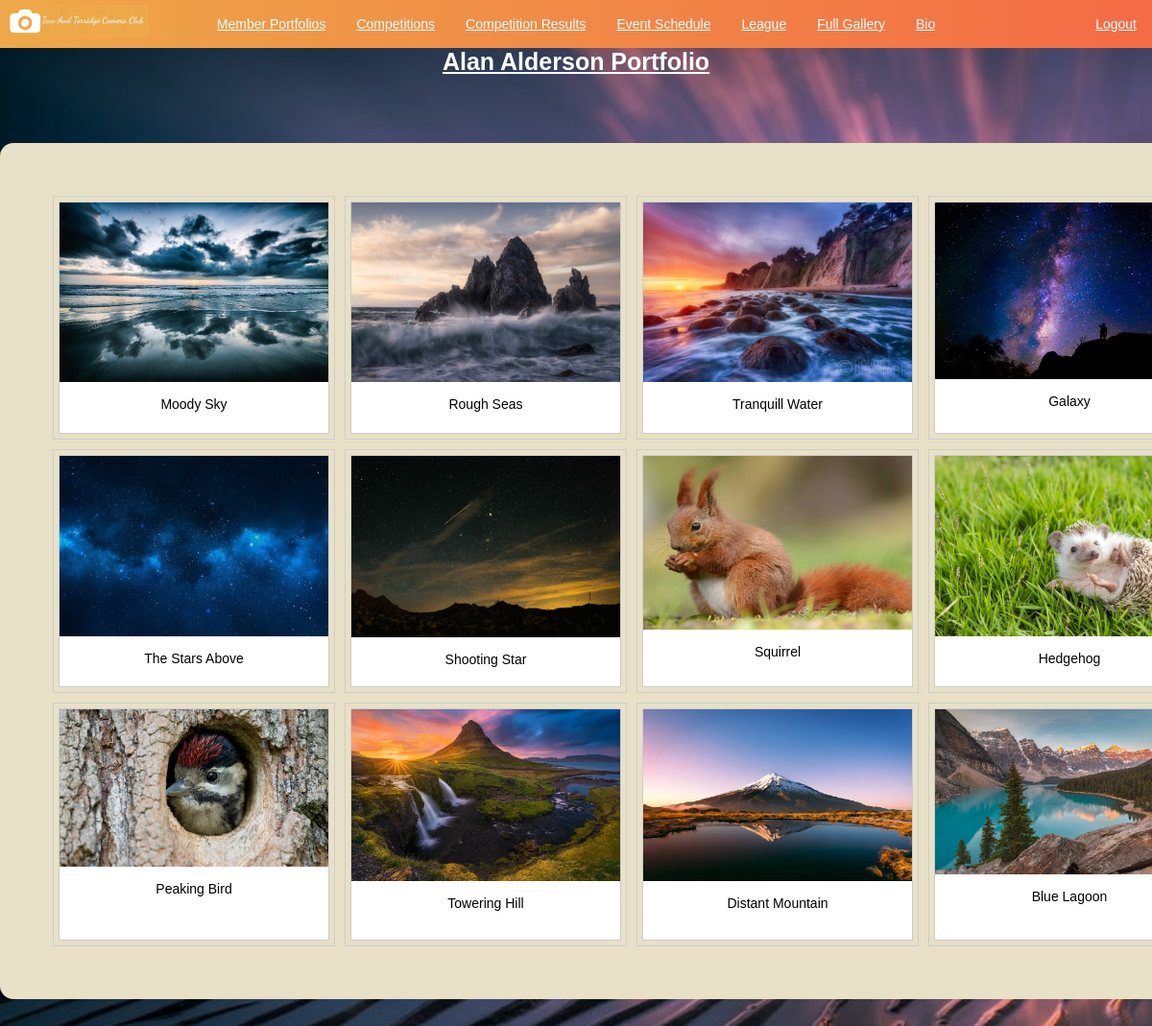
The page /a_alderson_port.php on the database its author committed.
### tables this page shows
CREATE TABLE `tbl_images` (
  `fld_image_id` int(10) NOT NULL,
  `fld_image_title` varchar(50) NOT NULL,
  `fld_image_path` varchar(250) NOT NULL,
  `fld_image_votes` int(3) NOT NULL,
  `fld_image_points` int(2) NOT NULL,
  `fld_entry_id` int(10) NOT NULL,
  `fld_member_id` int(10) NOT NULL,
  `fld_competition_id` int(10) NOT NULL
);

### a_alderson_port.php (the view, shortened to what this page needs)
<?php
    require_once 'config/conn.php';
    require_once 'functions.php';
?>
<html lang="en">
    <head>
        <link href="css/new_style.css" rel="stylesheet">
    </head>
    <body>
    <?php
        not_signed_in_nav_bar();
    ?>
        <h2>Alan Alderson Portfolio</h2>
        <div class="main">
            <?php
                $sql = "SELECT * FROM `taw_and_torridge_cam_club_db`.`tbl_images` WHERE `fld_member_id` LIKE '63'";
                $result = mysqli_query($conn, $sql);
                if ($result && mysqli_num_rows($result) > 0) {
                    while ($rows = $result->fetch_assoc()) { ?>
                        <div class="gallery">
                            <div class="gallery">
                                <div class="card" style="width: 280px; height: 240px;">
                                    <img src="<?php echo $rows['fld_image_path']; ?>" alt="" width="600" height="400">
                                    <div class="card-body">
                                        <div class="desc"><?php echo $rows['fld_image_title'];?>
                                        </div>
                                    </div>
                                </div>
                            </div>
                        </div>
            <?php
                }
            }
            ?>
        </div>
    </body>
</html>

### functions.php (shortened to what this page needs)
<?php
    function not_signed_in_nav_bar()
    {
        if (!isset($_SESSION['fld_rank']))
            {
                include_once 'user_nav.php';
            }
    }
    function sign_log_but()
    {
        if(isset($_SESSION))
            {
                ?><li style="float:right"><a href="logout.php" style="color: white">Logout</style></a></li><?php
            }
            else
            {
                ?><li style="float:right"><a href="sign_up.php" style="color: white">Sign Up</style></a></li><?php
            }
    }

### user_nav.php (shortened to what this page needs)
<html>
    <head>
    </head>
    <body>
            <div class="icon">
                <a href="main.php" ><img src="ttcc_logo.png" alt="TTCC Logo"></a>
            </div>
        <section class="top-nav">
            <ul class="menu">
                <li class="dropdown">
                    <a href="javascript:void(0)" class="dropbtn" style="color: white">Member Portfolios</a>
                </li>
                <li class="dropdown">
                    <a href="javascript:void(0)" class="dropbtn" style="color: white">Competitions</a>
                </li>
                <li><a href="comp_results.php" style="color: white">Competition Results</style></a></li>
                <li><a href="events.php" style="color: white">Event Schedule</style></a></li>
                <li><a href="league.php" style="color: white">League</style></a></li>
                <li><a href="gallery.php" style="color: white">Full Gallery</style></a></li>
                <li><a href="bio.php" style="color: white">Bio</style></a></li>
            </ul>
        </section>
    <div class="in-out">
         <?php
            require_once 'functions.php';
            sign_log_but();
            ?>
    </div>
</body>
 </html>

### css/new_style.css (style rules this page uses)
* { font-family: Arial, Helvetica, sans-serif; box-sizing: border-box; margin: 0; overflow: scroll; }
body { font-family: Arial, Helvetica, sans-serif; font-size: 14px; color: rgb(0, 0, 0); background-image: url("sand.png"); background-color: #f0f0f2; width: 100%; height: 100%; background-size: cover; content: ""; position: fixed; left: 0; right: 0; top: 0; bottom: 0; z-index: -1; display: block; }
div.main { width: 1345px; height: auto; margin: 5em auto; padding: 50px; background-color: #E8E1C7; border-radius: 1em; }
h2 { font-size:25px; font-weight:bold; Text-decoration: underline; text-align: center; color:rgb(255, 255, 255); font-family:Arial, Helvetica, sans-serif; }
div.gallery { margin: 5px; border: 1px solid #ccc; float: left; }
div.gallery img { width: 100%; height: auto; }
div.desc { padding: 15px; text-align: center; }
div.card { background: white; }
.top-nav { display: flex; flex-direction: row; align-items: center; justify-content: center; background-color: #ffffff; background: linear-gradient(to left, #f46b45, #eea849); color: #FFF; height: 50px; padding: 1em; }
.icon { justify-content: flex-start; position: absolute; margin: 5px; }
.in-out { position: absolute; top: 17px; right: 16px; font-size: 14px; list-style: none; }
.menu { float: left; display: flex; flex-direction: row; list-style-type: none; margin: 0; padding: 0; }
.menu > li { margin: 0 1rem; overflow: hidden; text-decoration-color: rgb(255, 255, 255); }
li.dropdown { display: inline-block; }

### rows shown on the page
tbl_images: fld_image_path (picture), fld_image_title "Moody Sky"
tbl_images: fld_image_path (picture), fld_image_title "Rough Seas"
tbl_images: fld_image_path (picture), fld_image_title "Tranquill Water"
tbl_images: fld_image_path (picture), fld_image_title "Galaxy"
tbl_images: fld_image_path (picture), fld_image_title "The Stars Above"
tbl_images: fld_image_path (picture), fld_image_title "Shooting Star"
tbl_images: fld_image_path (picture), fld_image_title "Squirrel"
tbl_images: fld_image_path (picture), fld_image_title "Hedgehog"
tbl_images: fld_image_path (picture), fld_image_title "Peaking Bird"
tbl_images: fld_image_path (picture), fld_image_title "Towering Hill"
tbl_images: fld_image_path (picture), fld_image_title "Distant Mountain"
tbl_images: fld_image_path (picture), fld_image_title "Blue Lagoon"
